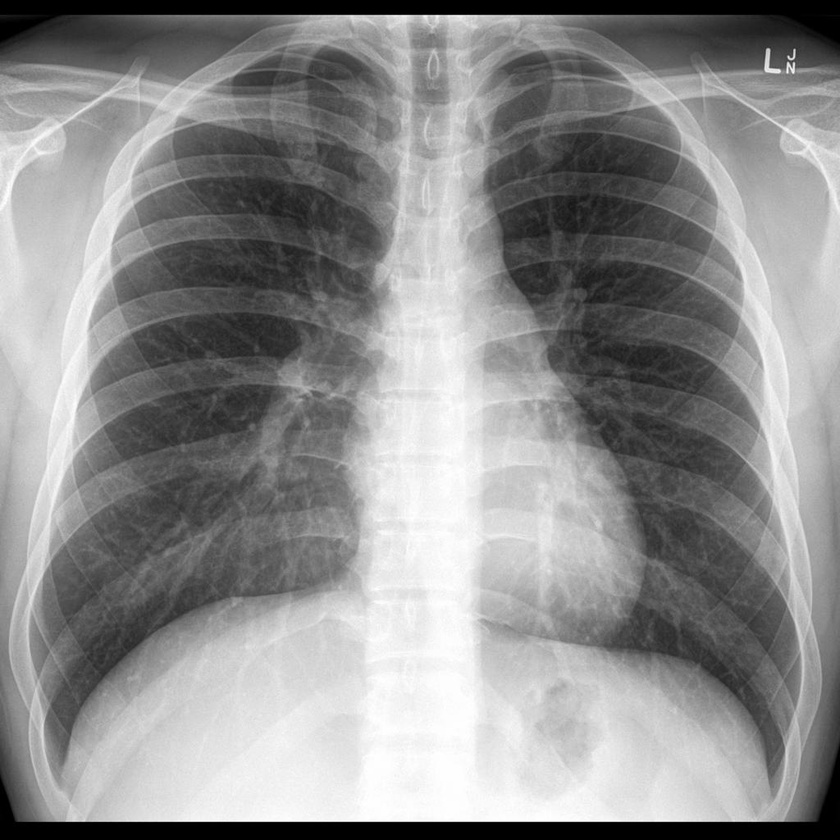
%> input picture chest.jpg, 840 x 840 px, shrunk from 1024 x 1024 before the run
$ octave Histograms.m   (GNU Octave 9; MATLAB toolbox functions it lacks are replaced by stand-ins)
%> lines starting %> are read from the running program, lines starting %| are printed output that depends on the picture
a=imread('chest.jpg');
%> a is the input picture: size 840x840x3 uint8; min 0, max 255, mean 141.9

subplot(211);imhist(a);title('Histogram Original');

b = a+50;
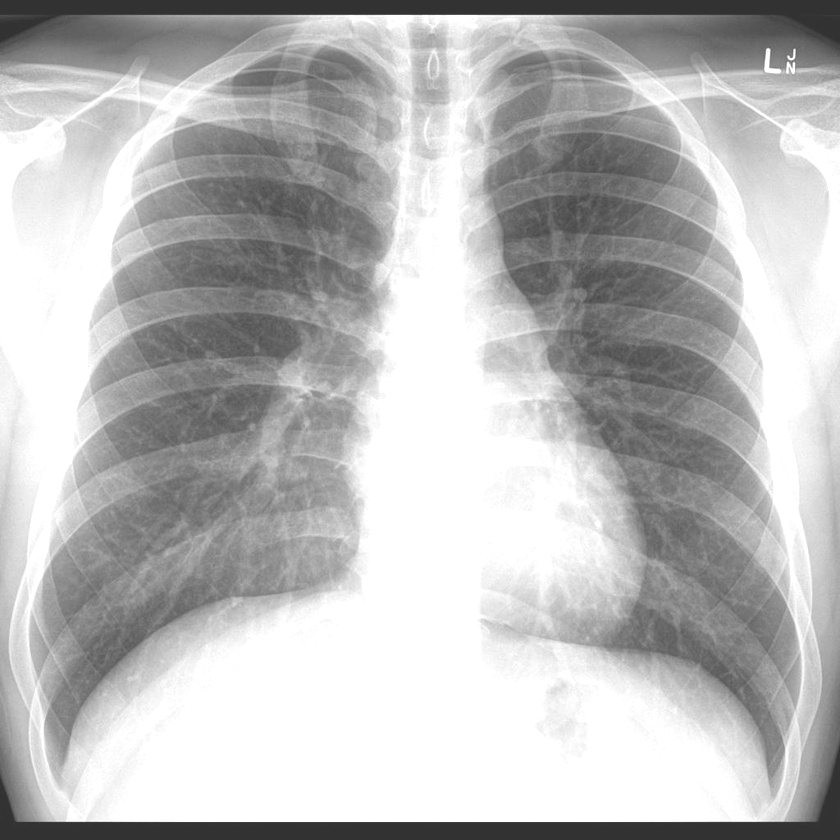
%> b: size 840x840x3 uint8; min 50, max 255, mean 186.3
subplot(212);imhist(b);title('Histogram Sliding');
%> after `title('Histogram Sliding')`:
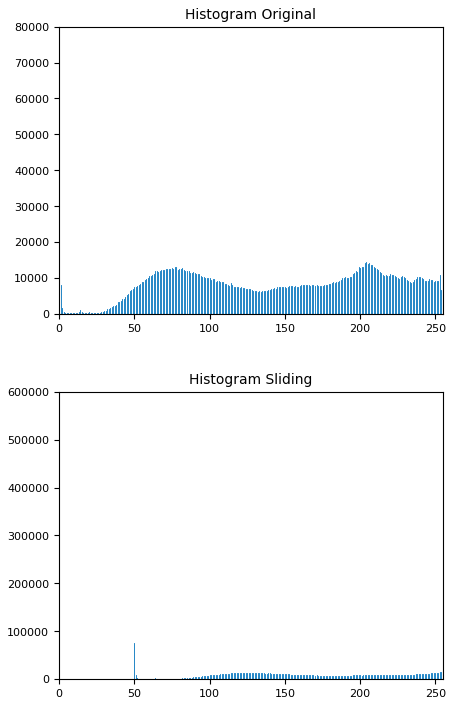
%> figure redrawn from the program's plot data, 2 panels; panel 1: highest point at x = 0, y = 75336; panel 2: highest point at x = 255, y = 522342

%In Histogram Stretching we stretch or squeeze it in a fixed region

c=histeq(a);
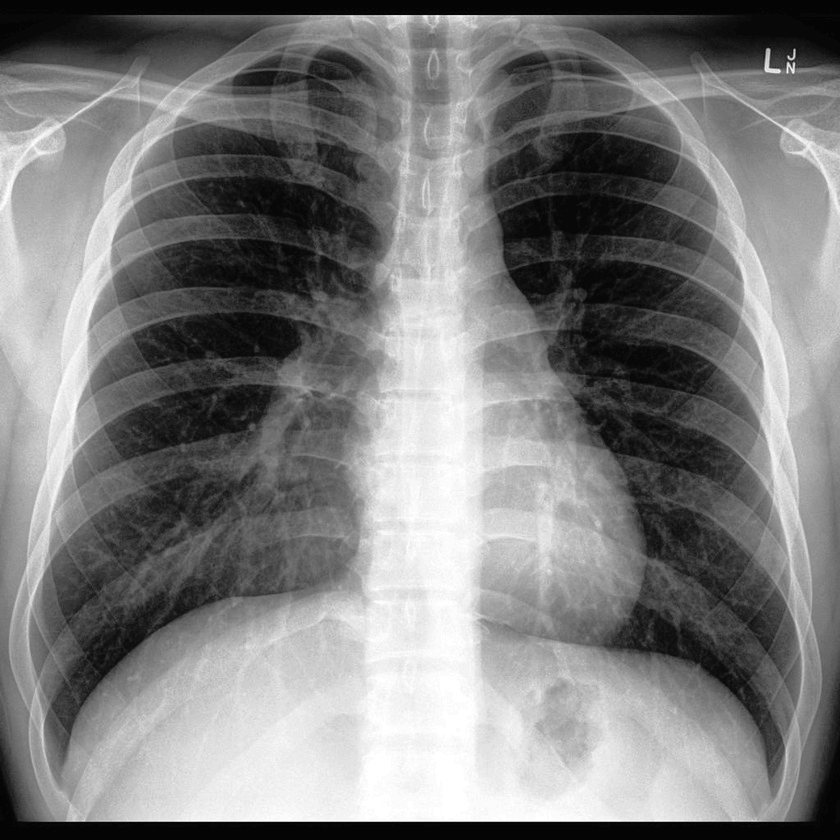
%> c: size 840x840x3 uint8; min 4, max 255, mean 126.2
figure();
subplot(211);imshow(a);title('Original');
subplot(212);imshow(c);title('Histogram Equalization');
